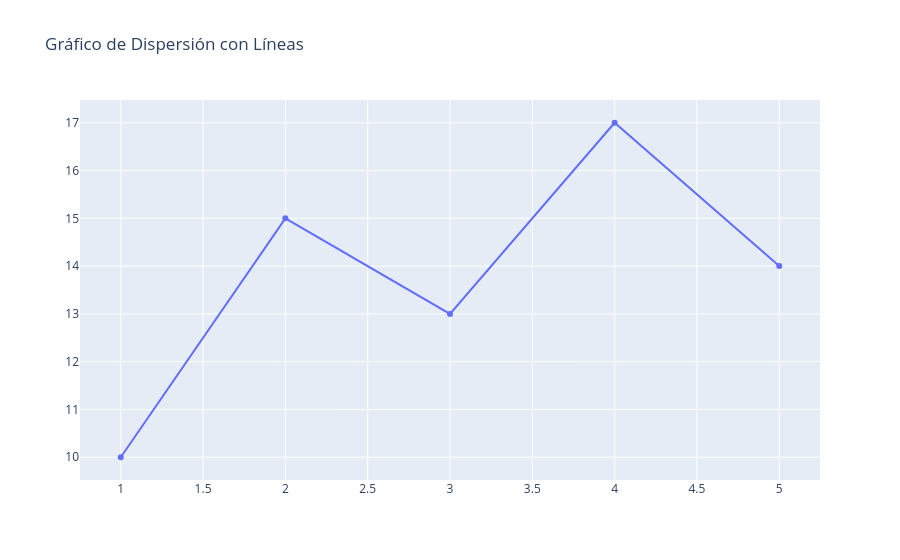

Notebook code for this chart:
### Code cell
fig3 = go.Figure(data=go.Scatter(x=[1, 2, 3, 4, 5],
                                    y=[10, 15, 13, 17, 14],
                                    mode='lines+markers'))
fig3.update_layout(title='Gráfico de Dispersión con Líneas')

### Figure 1 — Plotly figure (JSON) as saved in the notebook; plotly's stock layout.template omitted (floating-point values rounded to 4 significant figures)
{"data": [{"mode": "lines+markers", "type": "scatter", "x": [1, 2, 3, 4, 5], "y": [10, 15, 13, 17, 14]}], "layout": {"title": {"text": "Gráfico de Dispersión con Líneas"}}}
